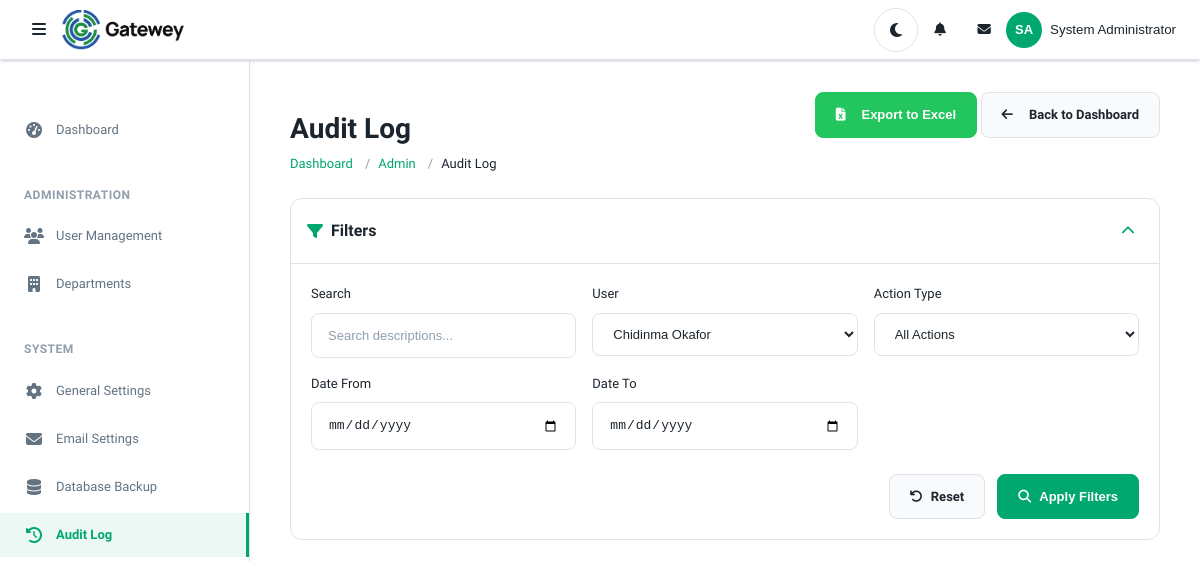
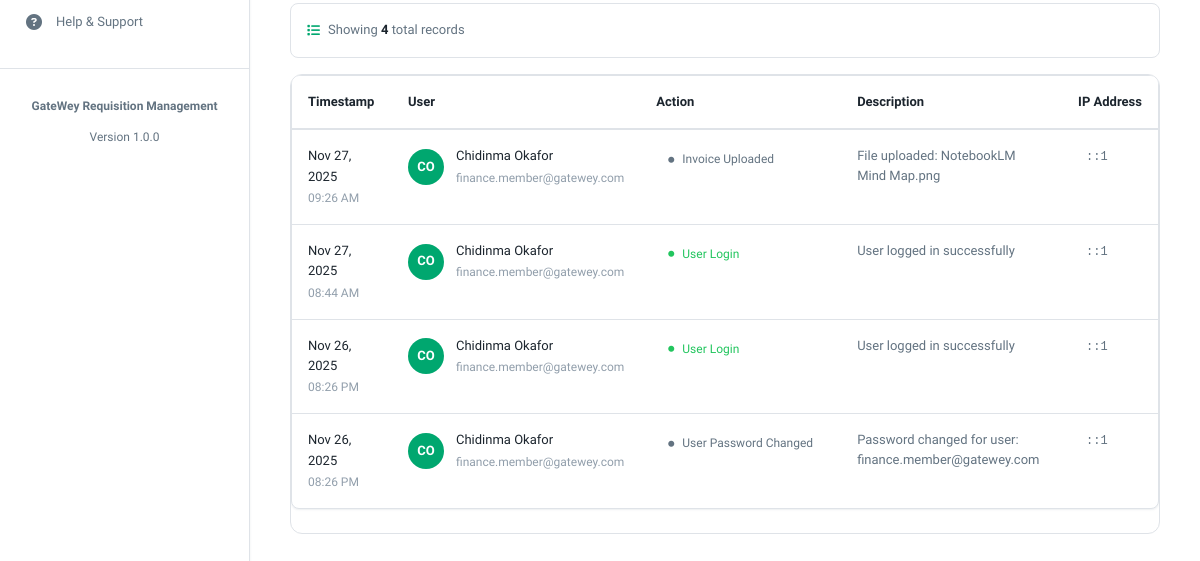
/admin/audit-log.php?user_id=4 (signed in), run on an earlier commit of the app's database (2 pictures, top to bottom).
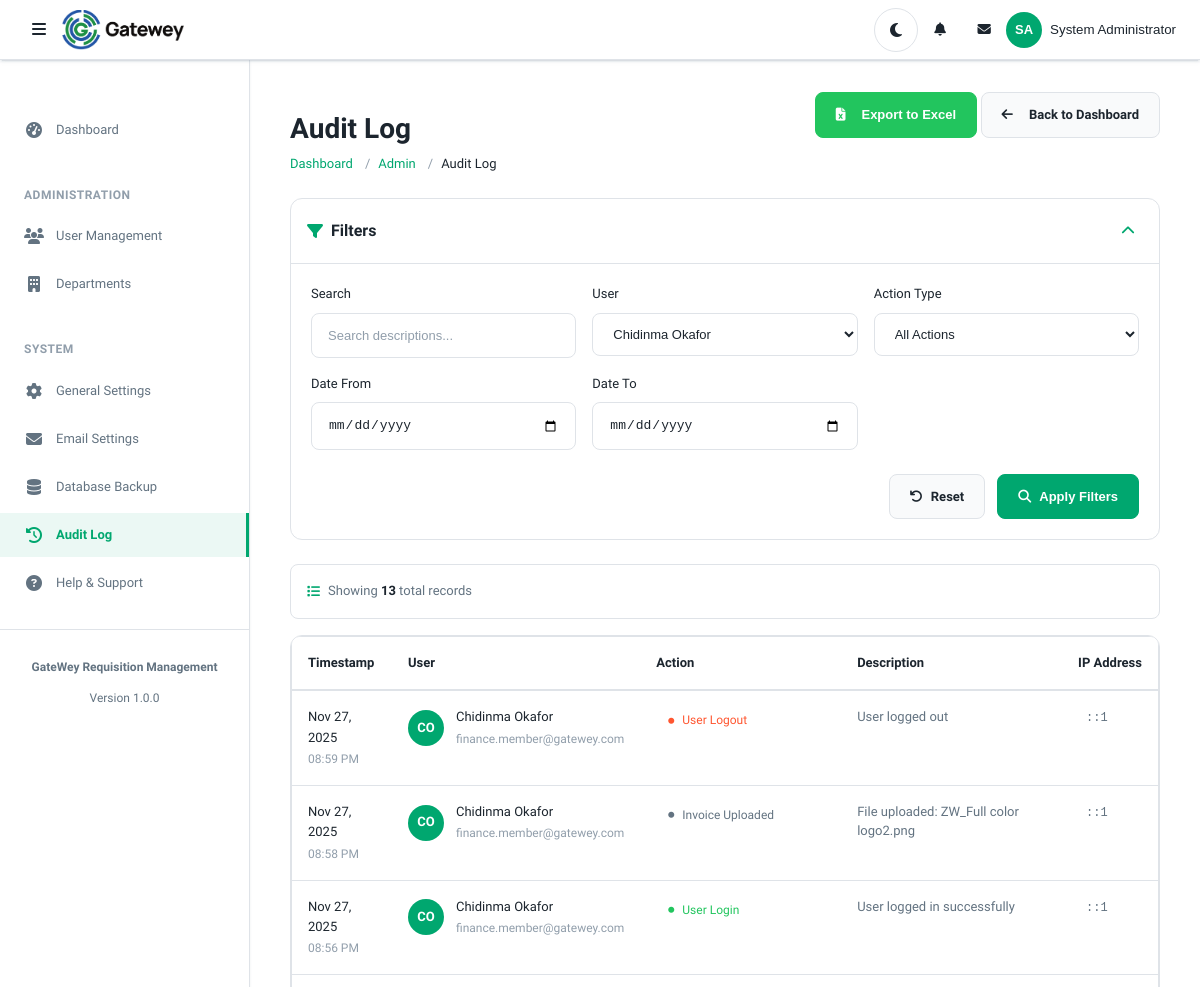
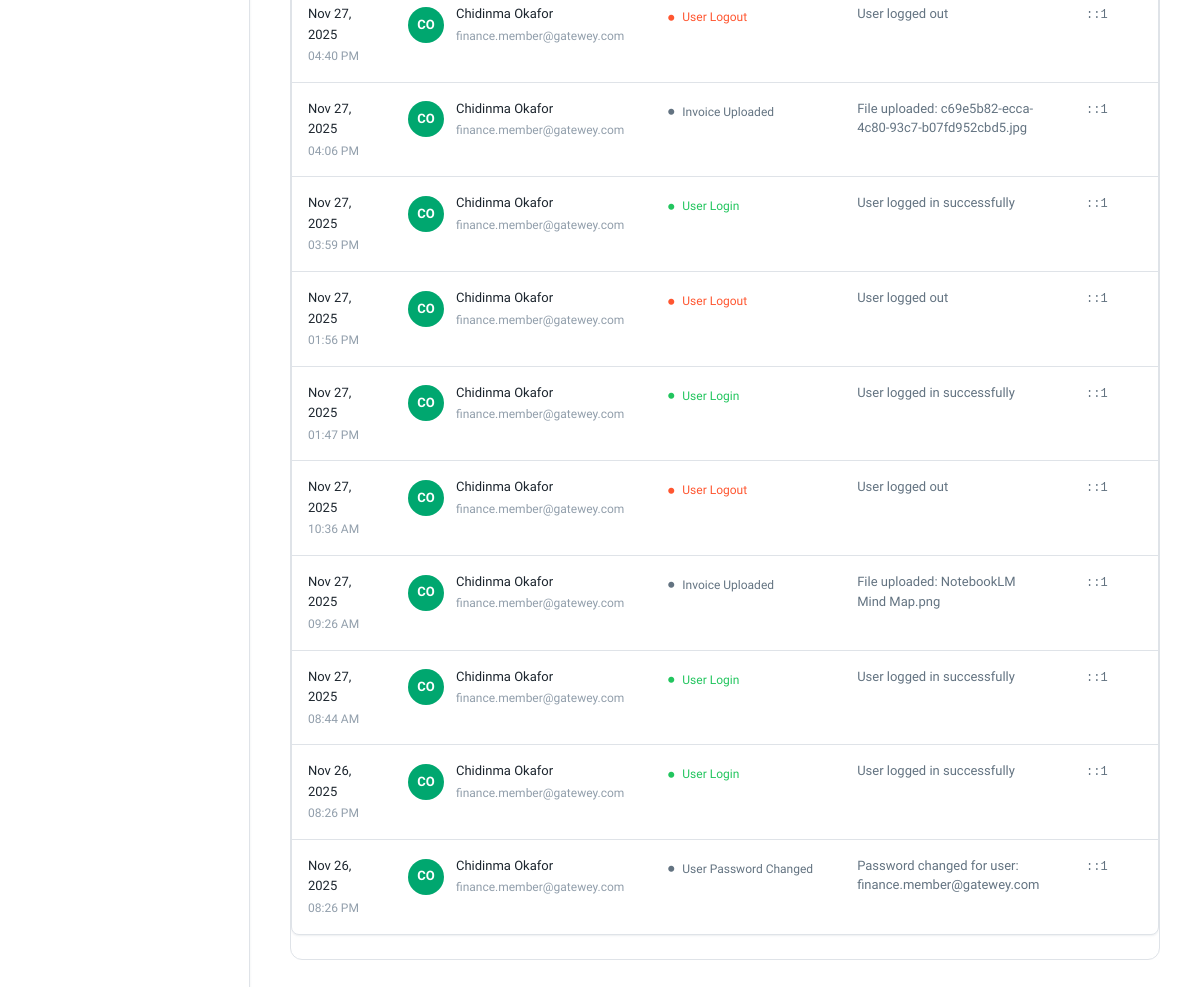
And on a later commit of the database (2 pictures, top to bottom).
### tables this page shows
CREATE TABLE `users` (
  `id` int(11) NOT NULL,
  `role_id` int(11) NOT NULL,
  `department_id` int(11) DEFAULT NULL,
  `first_name` varchar(50) NOT NULL,
  `last_name` varchar(50) NOT NULL,
  `email` varchar(100) NOT NULL,
  `password_hash` varchar(255) NOT NULL,
  `phone` varchar(20) DEFAULT NULL,
  `is_active` tinyint(1) DEFAULT 1,
  `last_login` timestamp NULL DEFAULT NULL,
  `created_at` timestamp NOT NULL DEFAULT current_timestamp(),
  `updated_at` timestamp NOT NULL DEFAULT current_timestamp() ON UPDATE current_timestamp()
);

CREATE TABLE `audit_log` (
  `id` int(11) NOT NULL,
  `requisition_id` int(11) DEFAULT NULL,
  `user_id` int(11) DEFAULT NULL,
  `action` varchar(100) NOT NULL,
  `description` text DEFAULT NULL,
  `old_value` text DEFAULT NULL,
  `new_value` text DEFAULT NULL,
  `ip_address` varchar(45) DEFAULT NULL,
  `user_agent` varchar(500) DEFAULT NULL,
  `created_at` timestamp NOT NULL DEFAULT current_timestamp()
);

### classes/Session.php (called while the page is built, shortened)
<?php
class Session {
    public static function isLoggedIn() {
        $isLoggedInOld = isset($_SESSION['logged_in']) && $_SESSION['logged_in'] === true;
        if (isset($_SESSION[self::SESSION_LAST_ACTIVITY])) {
            $inactive = time() - $_SESSION[self::SESSION_LAST_ACTIVITY];
        }
        return true;
    }
    public static function getUserFullName() {
        if (isset($_SESSION[self::SESSION_USER_KEY]['first_name'])) {
            $firstName = $_SESSION[self::SESSION_USER_KEY]['first_name'];
            $lastName = $_SESSION[self::SESSION_USER_KEY]['last_name'] ?? '';
            return trim($firstName . ' ' . $lastName);
        }
        $firstName = self::get('user_first_name', '');
        $lastName = self::get('user_last_name', '');
        return trim($firstName . ' ' . $lastName);
    }
}

### config/database.php (called while the page is built, shortened)
<?php
class Database {
    private static $instance = null;
    private $connection = null;
    private function __construct() {
        try {
            $dsn = DB_DSN;
            $options = [
                PDO::ATTR_ERRMODE            => PDO::ERRMODE_EXCEPTION,
                PDO::ATTR_DEFAULT_FETCH_MODE => PDO::FETCH_ASSOC,
                PDO::ATTR_EMULATE_PREPARES   => false,
                PDO::ATTR_PERSISTENT         => DB_PERSISTENT,
                PDO::MYSQL_ATTR_INIT_COMMAND => "SET NAMES " . DB_CHARSET
            ];
            $this->connection = new PDO($dsn, DB_USER, DB_PASS, $options);
        } catch (PDOException $e) {
            error_log("Database Connection Error: " . $e->getMessage());
            if (defined('APP_ENV') && APP_ENV === 'development' && APP_DEBUG) {
                die("Database Connection Failed: " . $e->getMessage());
            } else {
                die("A database error occurred. Please contact the administrator.");
            }
        }
    }
    public static function getInstance() {
        if (self::$instance === null) {
            self::$instance = new self();
        }
        return self::$instance;
    }
    public function execute($sql, $params = []) {
        try {
            $stmt = $this->connection->prepare($sql);
            $stmt->execute($params);
            return $stmt;
        } catch (PDOException $e) {
            error_log("Query Execution Error: " . $e->getMessage() . " | SQL: " . $sql);
            throw $e;
        }
    }
    public function fetchAll($sql, $params = []) {
        $stmt = $this->execute($sql, $params);
        return $stmt->fetchAll();
    }
}

### admin/audit-log.php (the view, shortened to what the rows shown need)
<?php
require_once __DIR__ . '/../config/database.php';
$db = Database::getInstance();
$filterUser = isset($_GET['user_id']) ? (int)$_GET['user_id'] : 0;
$whereClauses = [];
$params = [];
if ($filterUser > 0) {
  $whereClauses[] = "al.user_id = ?";
  $params[] = $filterUser;
}
$whereSQL = !empty($whereClauses) ? 'WHERE ' . implode(' AND ', $whereClauses) : '';
$logSql = "SELECT
               al.id as audit_id,
               al.user_id,
               al.action as action_type,
               al.description as action_description,
               al.ip_address,
               al.created_at,
               u.first_name,
               u.last_name,
               u.email,
               r.role_name
           FROM audit_log al
           LEFT JOIN users u ON al.user_id = u.id
           LEFT JOIN roles r ON u.role_id = r.id
           $whereSQL
           ORDER BY al.created_at DESC";
$logs = $db->fetchAll($logSql, $params);
$usersSql = "SELECT DISTINCT u.id as user_id, u.first_name, u.last_name, u.email
             FROM audit_log al
             INNER JOIN users u ON al.user_id = u.id
             ORDER BY u.first_name, u.last_name";
$allUsers = $db->fetchAll($usersSql);
function getActionBadgeColor($actionType)
{
  $actionType = strtolower($actionType);
  if (strpos($actionType, 'login') !== false || strpos($actionType, 'created') !== false) {
    return 'success';
  } elseif (strpos($actionType, 'logout') !== false || strpos($actionType, 'deleted') !== false) {
    return 'danger';
  } elseif (strpos($actionType, 'updated') !== false || strpos($actionType, 'approved') !== false) {
    return 'info';
  } elseif (strpos($actionType, 'rejected') !== false || strpos($actionType, 'failed') !== false) {
    return 'warning';
  } else {
    return 'secondary';
  }
}
?>
<?php include __DIR__ . '/../includes/header.php'; ?>
<div class="content-header">
  <div class="d-flex justify-content-between align-items-start">
    <div>
      <h1 class="content-title">Audit Log</h1>
    </div>
  </div>
</div>
<div class="audit-container">
  <div class="table-card">
    <div class="table-container">
      <?php if (empty($logs)): ?>
        <div class="empty-state">
          <div class="empty-state-icon">
            <i class="fas fa-clipboard-list"></i>
          </div>
          <p class="empty-state-text">No audit log entries found</p>
          <p class="empty-state-hint">Try adjusting your filters or search criteria</p>
        </div>
      <?php else: ?>
        <table class="audit-table">
          <thead>
            <tr>
              <th style="width: 15%;">Timestamp</th>
              <th style="width: 20%;">User</th>
              <th style="width: 15%;">Action</th>
              <th style="width: 40%;">Description</th>
              <?php if (defined('LOG_IP_ADDRESS') && LOG_IP_ADDRESS): ?>
                <th style="width: 10%;">IP Address</th>
              <?php endif; ?>
            </tr>
          </thead>
          <tbody>
            <?php foreach ($logs as $log): ?>
              <tr>
                <td>
                  <div class="log-timestamp">
                    <span class="log-date">
                      <?php echo date('M d, Y', strtotime($log['created_at'])); ?>
                    </span>
                    <span class="log-time">
                      <?php echo date('h:i A', strtotime($log['created_at'])); ?>
                    </span>
                  </div>
                </td>
                <td>
                  <div class="user-info">
                    <div class="user-avatar">
                      <?php
                      $initials = strtoupper(
                        substr($log['first_name'] ?? 'U', 0, 1) .
                          substr($log['last_name'] ?? 'N', 0, 1)
                      );
                      echo htmlspecialchars($initials);
                      ?>
                    </div>
                    <div class="user-details">
                      <div class="user-name">
                        <?php echo htmlspecialchars(($log['first_name'] ?? 'Unknown') . ' ' . ($log['last_name'] ?? 'User')); ?>
                      </div>
                      <div class="user-email">
                        <?php echo htmlspecialchars($log['email'] ?? 'N/A'); ?>
                      </div>
                    </div>
                  </div>
                </td>
                <td>
                  <?php
                  $badgeColor = getActionBadgeColor($log['action_type']);
                  $actionDisplay = ucwords(str_replace('_', ' ', $log['action_type']));
                  ?>
                  <span class="action-badge badge-<?php echo $badgeColor; ?>">
                    <i class="fas fa-circle" style="font-size: 6px;"></i>
                    <?php echo htmlspecialchars($actionDisplay); ?>
                  </span>
                </td>
                <td>
                  <div class="log-description">
                    <?php echo htmlspecialchars($log['action_description']); ?>
                  </div>
                </td>
                <?php if (defined('LOG_IP_ADDRESS') && LOG_IP_ADDRESS): ?>
                  <td>
                    <?php if (!empty($log['ip_address'])): ?>
                      <span class="ip-address">
                        <?php echo htmlspecialchars($log['ip_address']); ?>
                      </span>
                    <?php else: ?>
                      <span class="text-muted">N/A</span>
                    <?php endif; ?>
                  </td>
                <?php endif; ?>
              </tr>
            <?php endforeach; ?>
          </tbody>
        </table>
      <?php endif; ?>
    </div>
  </div>
</div>
<?php include __DIR__ . '/../includes/footer.php'; ?>

### includes/header.php (shortened to what the rows shown need)
<?php
$userName = Session::getUserFullName() ?? 'User';
$nameParts = explode(' ', $userName);
$userInitials = '';
if (count($nameParts) >= 2) {
    $userInitials = strtoupper(substr($nameParts[0], 0, 1) . substr($nameParts[1], 0, 1));
} else if (count($nameParts) == 1) {
    $userInitials = strtoupper(substr($nameParts[0], 0, 2));
}
?>
<!DOCTYPE html>
<html lang="en" data-theme="light" data-bs-theme="light">
<head>
    <link rel="stylesheet" href="https://cdnjs.cloudflare.com/ajax/libs/font-awesome/6.4.0/css/all.min.css">
    <link rel="stylesheet" href="<?php echo CSS_URL; ?>/dasher-variables.css">
    <link rel="stylesheet" href="<?php echo CSS_URL; ?>/dasher-core-styles.css">
    <link rel="stylesheet" href="<?php echo CSS_URL; ?>/dasher-table-chart-styles.css">
    <link rel="stylesheet" href="<?php echo CSS_URL; ?>/status-indicators.css">
    <link rel="stylesheet" href="<?php echo CSS_URL; ?>/requisitions.css">
</head>
<body>
    <nav class="navbar">
        <div style="display: flex; align-items: center;">
            <div class="dropdown">
                <button class="dropdown-toggle" type="button" id="userDropdown" aria-expanded="false">
                    <div class="user-avatar">
                        <?php echo $userInitials; ?>
                    </div>
                    <span class="d-none d-md-inline-block ms-2 username-text"><?php echo htmlspecialchars($userName); ?></span>
                </button>
            </div>
        </div>
    </nav>
    <div class="">
        <main class="content">

What changed in the data, as far as the page shows it:
added audit_log: created_at "Nov 27, 2025", created_at "08:59 PM", user.last_name "CO", user.last_name "Chidinma Okafor", user.email "finance.member@gatewey.com", action "User Logout", description "User logged out", ip_address "::1"
added audit_log: created_at "Nov 27, 2025", created_at "08:58 PM", user.last_name "CO", user.last_name "Chidinma Okafor", user.email "finance.member@gatewey.com", action "Invoice Uploaded", description "File uploaded: ZW_Full color logo2.png", ip_address "::1"
added audit_log: created_at "Nov 27, 2025", created_at "08:56 PM", user.last_name "CO", user.last_name "Chidinma Okafor", user.email "finance.member@gatewey.com", action "User Login", description "User logged in successfully", ip_address "::1"
added audit_log: created_at "Nov 27, 2025", created_at "04:40 PM", user.last_name "CO", user.last_name "Chidinma Okafor", user.email "finance.member@gatewey.com", action "User Logout", description "User logged out", ip_address "::1"
added audit_log: created_at "Nov 27, 2025", created_at "04:06 PM", user.last_name "CO", user.last_name "Chidinma Okafor", user.email "finance.member@gatewey.com", action "Invoice Uploaded", description "File uploaded: c69e5b82-ecca-4c80-93c7-b07fd952cbd5.jpg", ip_address "::1"
added audit_log: created_at "Nov 27, 2025", created_at "03:59 PM", user.last_name "CO", user.last_name "Chidinma Okafor", user.email "finance.member@gatewey.com", action "User Login", description "User logged in successfully", ip_address "::1"
added audit_log: created_at "Nov 27, 2025", created_at "01:56 PM", user.last_name "CO", user.last_name "Chidinma Okafor", user.email "finance.member@gatewey.com", action "User Logout", description "User logged out", ip_address "::1"
added audit_log: created_at "Nov 27, 2025", created_at "01:47 PM", user.last_name "CO", user.last_name "Chidinma Okafor", user.email "finance.member@gatewey.com", action "User Login", description "User logged in successfully", ip_address "::1"
added audit_log: created_at "Nov 27, 2025", created_at "10:36 AM", user.last_name "CO", user.last_name "Chidinma Okafor", user.email "finance.member@gatewey.com", action "User Logout", description "User logged out", ip_address "::1"
Also different on the page:
$totalRecords: "4" → "13"
